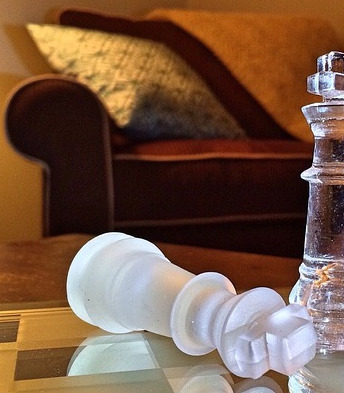
#> input picture ImageProcessing/chess1.jpg, 344 x 393 px
$ python transform.py
#> lines starting #> are read from the running program, lines starting #| are printed output that depends on the picture
import cv2
import numpy as np
img = cv2.imread('chess1.jpg')
#> img is the input picture: shape (393, 344, 3); mean B, G, R 68.7, 88, 119.1

# resize-way1
way1 = cv2.resize(img, None, fx=2, fy=2, interpolation = cv2.INTER_CUBIC)

# resize-way2
height, width = img.shape[:2]
#> height = 393; width = 344
way2 = cv2.resize(img, (2*width, 2*height), interpolation = cv2.INTER_CUBIC)

# shift an img
matrix = np.float32([[1,0,100],[0,1,25]])       # Here it is: [X-rightwards], [Y-downwards]
                                                # Note for GrayScaledImgs; taking rows, cols is enough (there is not more get from '.shape')
rows, cols, channels = img.shape                # Note for coloredImgs you need to take the channel as well! (altough you don't need'em here).
#> rows = 393; cols = 344; channels = 3
shift = cv2.warpAffine(img,matrix,(cols,rows))  # cv2.wrapAffine(), needs (width, height) -> '.shape' returns (height, width, channels)
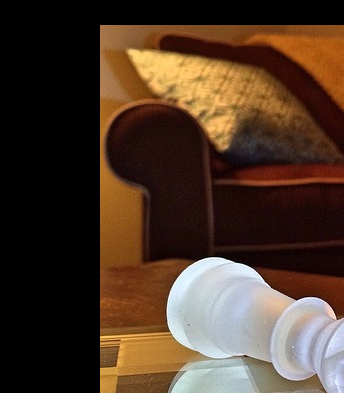
#> shift: shape (393, 344, 3); mean B, G, R 40.8, 55.8, 76.7

# display and destroy
cv2.imshow('original', img)
cv2.imshow('way1', way1)
cv2.imshow('way2', way2)
cv2.imshow('shift', shift)
cv2.waitKey(0)
cv2.destroyAllWindows()

$ run again, with ImageProcessing/original.jpg copied over ImageProcessing/chess1.jpg
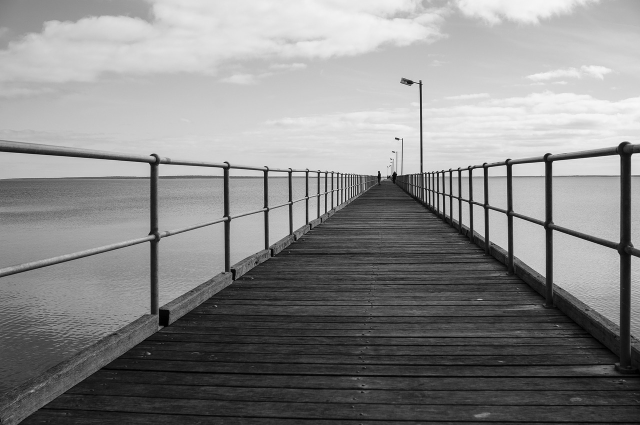
#> input picture ImageProcessing/original.jpg, 1280 x 850 px (shown at 1/2 size)
#> img is the input picture: shape (850, 1280, 3); min 0, max 255, mean 136.1
#> `shift = cv2.warpAffine(img,matrix,(cols,rows))  # cv2.wrapAffine(), ne..`:
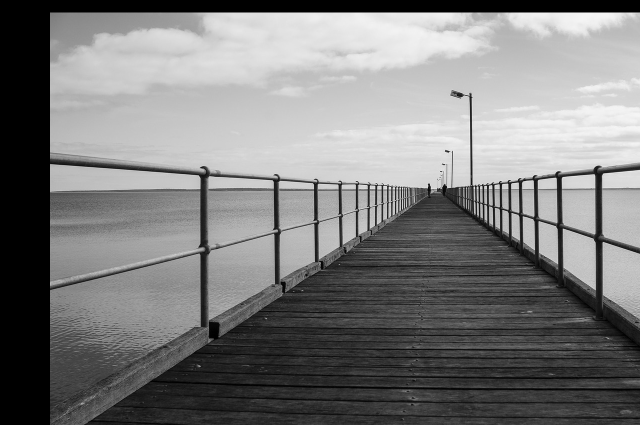
#> shift: shape (850, 1280, 3) (shown at 1/2 size); min 0, max 255, mean 123.8
